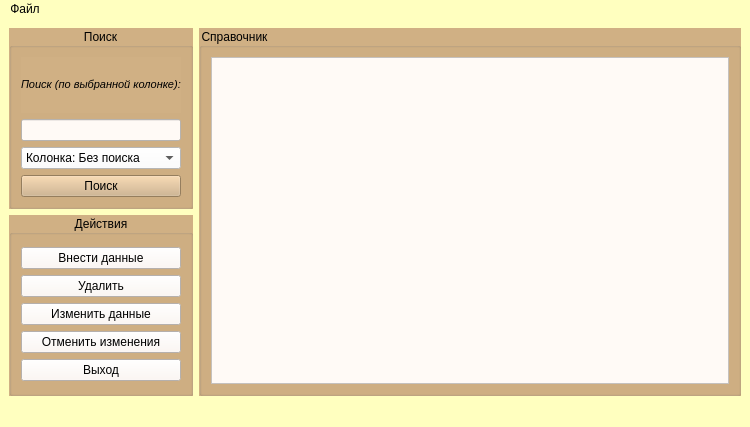
<?xml version="1.0" encoding="UTF-8"?>
<ui version="4.0">
 <class>MainWindow</class>
 <widget class="QMainWindow" name="MainWindow">
  <property name="geometry">
   <rect>
    <x>0</x>
    <y>0</y>
    <width>750</width>
    <height>427</height>
   </rect>
  </property>
  <property name="palette">
   <palette>
    <active>
     <colorrole role="Button">
      <brush brushstyle="SolidPattern">
       <color alpha="255">
        <red>255</red>
        <green>255</green>
        <blue>191</blue>
       </color>
      </brush>
     </colorrole>
     <colorrole role="Light">
      <brush brushstyle="SolidPattern">
       <color alpha="255">
        <red>255</red>
        <green>188</green>
        <blue>71</blue>
       </color>
      </brush>
     </colorrole>
     <colorrole role="Base">
      <brush brushstyle="SolidPattern">
       <color alpha="255">
        <red>255</red>
        <green>255</green>
        <blue>191</blue>
       </color>
      </brush>
     </colorrole>
     <colorrole role="Window">
      <brush brushstyle="SolidPattern">
       <color alpha="255">
        <red>255</red>
        <green>255</green>
        <blue>191</blue>
       </color>
      </brush>
     </colorrole>
    </active>
    <inactive>
     <colorrole role="Button">
      <brush brushstyle="SolidPattern">
       <color alpha="255">
        <red>255</red>
        <green>255</green>
        <blue>191</blue>
       </color>
      </brush>
     </colorrole>
     <colorrole role="Light">
      <brush brushstyle="SolidPattern">
       <color alpha="255">
        <red>255</red>
        <green>255</green>
        <blue>255</blue>
       </color>
      </brush>
     </colorrole>
     <colorrole role="Base">
      <brush brushstyle="SolidPattern">
       <color alpha="255">
        <red>255</red>
        <green>255</green>
        <blue>191</blue>
       </color>
      </brush>
     </colorrole>
     <colorrole role="Window">
      <brush brushstyle="SolidPattern">
       <color alpha="255">
        <red>255</red>
        <green>255</green>
        <blue>191</blue>
       </color>
      </brush>
     </colorrole>
    </inactive>
    <disabled>
     <colorrole role="Button">
      <brush brushstyle="SolidPattern">
       <color alpha="255">
        <red>255</red>
        <green>255</green>
        <blue>191</blue>
       </color>
      </brush>
     </colorrole>
     <colorrole role="Light">
      <brush brushstyle="SolidPattern">
       <color alpha="255">
        <red>255</red>
        <green>188</green>
        <blue>71</blue>
       </color>
      </brush>
     </colorrole>
     <colorrole role="Base">
      <brush brushstyle="SolidPattern">
       <color alpha="255">
        <red>255</red>
        <green>255</green>
        <blue>191</blue>
       </color>
      </brush>
     </colorrole>
     <colorrole role="Window">
      <brush brushstyle="SolidPattern">
       <color alpha="255">
        <red>255</red>
        <green>255</green>
        <blue>191</blue>
       </color>
      </brush>
     </colorrole>
    </disabled>
   </palette>
  </property>
  <property name="windowTitle">
   <string>Телефонная книга</string>
  </property>
  <property name="autoFillBackground">
   <bool>false</bool>
  </property>
  <property name="styleSheet">
   <string notr="true">background-color: rgb(255, 255, 191);</string>
  </property>
  <widget class="QWidget" name="centralwidget">
   <layout class="QGridLayout" name="gridLayout_5">
    <item row="0" column="0">
     <widget class="QGroupBox" name="groupBoxSort">
      <property name="palette">
       <palette>
        <active>
         <colorrole role="WindowText">
          <brush brushstyle="SolidPattern">
           <color alpha="255">
            <red>255</red>
            <green>255</green>
            <blue>255</blue>
           </color>
          </brush>
         </colorrole>
         <colorrole role="Button">
          <brush brushstyle="SolidPattern">
           <color alpha="255">
            <red>208</red>
            <green>176</green>
            <blue>132</blue>
           </color>
          </brush>
         </colorrole>
         <colorrole role="Base">
          <brush brushstyle="SolidPattern">
           <color alpha="255">
            <red>208</red>
            <green>176</green>
            <blue>132</blue>
           </color>
          </brush>
         </colorrole>
         <colorrole role="Window">
          <brush brushstyle="SolidPattern">
           <color alpha="255">
            <red>208</red>
            <green>176</green>
            <blue>132</blue>
           </color>
          </brush>
         </colorrole>
        </active>
        <inactive>
         <colorrole role="WindowText">
          <brush brushstyle="SolidPattern">
           <color alpha="255">
            <red>0</red>
            <green>0</green>
            <blue>0</blue>
           </color>
          </brush>
         </colorrole>
         <colorrole role="Button">
          <brush brushstyle="SolidPattern">
           <color alpha="255">
            <red>208</red>
            <green>176</green>
            <blue>132</blue>
           </color>
          </brush>
         </colorrole>
         <colorrole role="Base">
          <brush brushstyle="SolidPattern">
           <color alpha="255">
            <red>208</red>
            <green>176</green>
            <blue>132</blue>
           </color>
          </brush>
         </colorrole>
         <colorrole role="Window">
          <brush brushstyle="SolidPattern">
           <color alpha="255">
            <red>208</red>
            <green>176</green>
            <blue>132</blue>
           </color>
          </brush>
         </colorrole>
        </inactive>
        <disabled>
         <colorrole role="WindowText">
          <brush brushstyle="SolidPattern">
           <color alpha="255">
            <red>120</red>
            <green>120</green>
            <blue>120</blue>
           </color>
          </brush>
         </colorrole>
         <colorrole role="Button">
          <brush brushstyle="SolidPattern">
           <color alpha="255">
            <red>208</red>
            <green>176</green>
            <blue>132</blue>
           </color>
          </brush>
         </colorrole>
         <colorrole role="Base">
          <brush brushstyle="SolidPattern">
           <color alpha="255">
            <red>208</red>
            <green>176</green>
            <blue>132</blue>
           </color>
          </brush>
         </colorrole>
         <colorrole role="Window">
          <brush brushstyle="SolidPattern">
           <color alpha="255">
            <red>208</red>
            <green>176</green>
            <blue>132</blue>
           </color>
          </brush>
         </colorrole>
        </disabled>
       </palette>
      </property>
      <property name="styleSheet">
       <string notr="true">background-color: rgb(208, 176, 132);
font: 700 9pt &quot;Candara&quot;;</string>
      </property>
      <property name="title">
       <string>Поиск</string>
      </property>
      <property name="alignment">
       <set>Qt::AlignCenter</set>
      </property>
      <layout class="QGridLayout" name="gridLayout_8">
       <item row="0" column="0">
        <layout class="QGridLayout" name="gridLayout_7">
         <item row="3" column="1">
          <widget class="QPushButton" name="pushButtonSearch">
           <property name="styleSheet">
            <string notr="true">QPushButton{
	background-color: rgb(254, 247, 242);
}
QPushButton:pressed {
   
	background-color: rgb(226, 219, 169);
}
font: 700 9pt &quot;Candara&quot;;</string>
           </property>
           <property name="text">
            <string>Поиск</string>
           </property>
          </widget>
         </item>
         <item row="2" column="1">
          <widget class="QComboBox" name="comboBoxSearch">
           <property name="styleSheet">
            <string notr="true">background-color: rgb(255, 255, 255);</string>
           </property>
           <property name="currentText">
            <string comment="Колонка">Колонка: Без поиска</string>
           </property>
           <item>
            <property name="text">
             <string>Колонка: Без поиска</string>
            </property>
           </item>
           <item>
            <property name="text">
             <string>№</string>
            </property>
           </item>
           <item>
            <property name="text">
             <string>ФИО</string>
            </property>
           </item>
           <item>
            <property name="text">
             <string>e-mail@</string>
            </property>
           </item>
           <item>
            <property name="text">
             <string>День рождения</string>
            </property>
           </item>
           <item>
            <property name="text">
             <string>Дата внесения</string>
            </property>
           </item>
          </widget>
         </item>
         <item row="1" column="1">
          <widget class="QLineEdit" name="lineEditSearch">
           <property name="enabled">
            <bool>true</bool>
           </property>
           <property name="sizePolicy">
            <sizepolicy hsizetype="Minimum" vsizetype="Fixed">
             <horstretch>0</horstretch>
             <verstretch>0</verstretch>
            </sizepolicy>
           </property>
           <property name="styleSheet">
            <string notr="true">background-color: rgb(255, 250, 246);</string>
           </property>
          </widget>
         </item>
         <item row="0" column="1">
          <widget class="QLabel" name="labelSearch">
           <property name="palette">
            <palette>
             <active>
              <colorrole role="WindowText">
               <brush brushstyle="SolidPattern">
                <color alpha="255">
                 <red>255</red>
                 <green>255</green>
                 <blue>255</blue>
                </color>
               </brush>
              </colorrole>
              <colorrole role="Button">
               <brush brushstyle="SolidPattern">
                <color alpha="255">
                 <red>208</red>
                 <green>176</green>
                 <blue>132</blue>
                </color>
               </brush>
              </colorrole>
              <colorrole role="Base">
               <brush brushstyle="SolidPattern">
                <color alpha="255">
                 <red>208</red>
                 <green>176</green>
                 <blue>132</blue>
                </color>
               </brush>
              </colorrole>
              <colorrole role="Window">
               <brush brushstyle="SolidPattern">
                <color alpha="255">
                 <red>208</red>
                 <green>176</green>
                 <blue>132</blue>
                </color>
               </brush>
              </colorrole>
             </active>
             <inactive>
              <colorrole role="WindowText">
               <brush brushstyle="SolidPattern">
                <color alpha="255">
                 <red>0</red>
                 <green>0</green>
                 <blue>0</blue>
                </color>
               </brush>
              </colorrole>
              <colorrole role="Button">
               <brush brushstyle="SolidPattern">
                <color alpha="255">
                 <red>208</red>
                 <green>176</green>
                 <blue>132</blue>
                </color>
               </brush>
              </colorrole>
              <colorrole role="Base">
               <brush brushstyle="SolidPattern">
                <color alpha="255">
                 <red>208</red>
                 <green>176</green>
                 <blue>132</blue>
                </color>
               </brush>
              </colorrole>
              <colorrole role="Window">
               <brush brushstyle="SolidPattern">
                <color alpha="255">
                 <red>208</red>
                 <green>176</green>
                 <blue>132</blue>
                </color>
               </brush>
              </colorrole>
             </inactive>
             <disabled>
              <colorrole role="WindowText">
               <brush brushstyle="SolidPattern">
                <color alpha="255">
                 <red>120</red>
                 <green>120</green>
                 <blue>120</blue>
                </color>
               </brush>
              </colorrole>
              <colorrole role="Button">
               <brush brushstyle="SolidPattern">
                <color alpha="255">
                 <red>208</red>
                 <green>176</green>
                 <blue>132</blue>
                </color>
               </brush>
              </colorrole>
              <colorrole role="Base">
               <brush brushstyle="SolidPattern">
                <color alpha="255">
                 <red>208</red>
                 <green>176</green>
                 <blue>132</blue>
                </color>
               </brush>
              </colorrole>
              <colorrole role="Window">
               <brush brushstyle="SolidPattern">
                <color alpha="255">
                 <red>208</red>
                 <green>176</green>
                 <blue>132</blue>
                </color>
               </brush>
              </colorrole>
             </disabled>
            </palette>
           </property>
           <property name="text">
            <string>&lt;html&gt;&lt;head/&gt;&lt;body&gt;&lt;p&gt;&lt;span style=&quot; font-size:8pt; font-style:italic;&quot;&gt;Поиск (по выбранной колонке):&lt;/span&gt;&lt;/p&gt;&lt;/body&gt;&lt;/html&gt;</string>
           </property>
          </widget>
         </item>
        </layout>
       </item>
      </layout>
     </widget>
    </item>
    <item row="0" column="1" rowspan="2">
     <widget class="QGroupBox" name="groupBoxBook">
      <property name="sizePolicy">
       <sizepolicy hsizetype="Preferred" vsizetype="Preferred">
        <horstretch>0</horstretch>
        <verstretch>0</verstretch>
       </sizepolicy>
      </property>
      <property name="palette">
       <palette>
        <active>
         <colorrole role="WindowText">
          <brush brushstyle="SolidPattern">
           <color alpha="255">
            <red>255</red>
            <green>255</green>
            <blue>255</blue>
           </color>
          </brush>
         </colorrole>
         <colorrole role="Button">
          <brush brushstyle="SolidPattern">
           <color alpha="255">
            <red>208</red>
            <green>176</green>
            <blue>132</blue>
           </color>
          </brush>
         </colorrole>
         <colorrole role="Base">
          <brush brushstyle="SolidPattern">
           <color alpha="255">
            <red>208</red>
            <green>176</green>
            <blue>132</blue>
           </color>
          </brush>
         </colorrole>
         <colorrole role="Window">
          <brush brushstyle="SolidPattern">
           <color alpha="255">
            <red>208</red>
            <green>176</green>
            <blue>132</blue>
           </color>
          </brush>
         </colorrole>
        </active>
        <inactive>
         <colorrole role="WindowText">
          <brush brushstyle="SolidPattern">
           <color alpha="255">
            <red>0</red>
            <green>0</green>
            <blue>0</blue>
           </color>
          </brush>
         </colorrole>
         <colorrole role="Button">
          <brush brushstyle="SolidPattern">
           <color alpha="255">
            <red>208</red>
            <green>176</green>
            <blue>132</blue>
           </color>
          </brush>
         </colorrole>
         <colorrole role="Base">
          <brush brushstyle="SolidPattern">
           <color alpha="255">
            <red>208</red>
            <green>176</green>
            <blue>132</blue>
           </color>
          </brush>
         </colorrole>
         <colorrole role="Window">
          <brush brushstyle="SolidPattern">
           <color alpha="255">
            <red>208</red>
            <green>176</green>
            <blue>132</blue>
           </color>
          </brush>
         </colorrole>
        </inactive>
        <disabled>
         <colorrole role="WindowText">
          <brush brushstyle="SolidPattern">
           <color alpha="255">
            <red>120</red>
            <green>120</green>
            <blue>120</blue>
           </color>
          </brush>
         </colorrole>
         <colorrole role="Button">
          <brush brushstyle="SolidPattern">
           <color alpha="255">
            <red>208</red>
            <green>176</green>
            <blue>132</blue>
           </color>
          </brush>
         </colorrole>
         <colorrole role="Base">
          <brush brushstyle="SolidPattern">
           <color alpha="255">
            <red>208</red>
            <green>176</green>
            <blue>132</blue>
           </color>
          </brush>
         </colorrole>
         <colorrole role="Window">
          <brush brushstyle="SolidPattern">
           <color alpha="255">
            <red>208</red>
            <green>176</green>
            <blue>132</blue>
           </color>
          </brush>
         </colorrole>
        </disabled>
       </palette>
      </property>
      <property name="styleSheet">
       <string notr="true">background-color: rgb(208, 176, 132);
font: 700 9pt &quot;Candara&quot;;</string>
      </property>
      <property name="title">
       <string>Справочник</string>
      </property>
      <layout class="QGridLayout" name="gridLayout_4">
       <item row="0" column="0">
        <widget class="QTableView" name="tableViewDB">
         <property name="enabled">
          <bool>true</bool>
         </property>
         <property name="sizePolicy">
          <sizepolicy hsizetype="Expanding" vsizetype="Expanding">
           <horstretch>0</horstretch>
           <verstretch>0</verstretch>
          </sizepolicy>
         </property>
         <property name="styleSheet">
          <string notr="true">background-color: rgb(255, 250, 246);</string>
         </property>
         <property name="gridStyle">
          <enum>Qt::CustomDashLine</enum>
         </property>
        </widget>
       </item>
      </layout>
     </widget>
    </item>
    <item row="1" column="0">
     <widget class="QGroupBox" name="groupBoxActions">
      <property name="palette">
       <palette>
        <active>
         <colorrole role="WindowText">
          <brush brushstyle="SolidPattern">
           <color alpha="255">
            <red>255</red>
            <green>255</green>
            <blue>255</blue>
           </color>
          </brush>
         </colorrole>
         <colorrole role="Button">
          <brush brushstyle="SolidPattern">
           <color alpha="255">
            <red>208</red>
            <green>176</green>
            <blue>132</blue>
           </color>
          </brush>
         </colorrole>
         <colorrole role="Base">
          <brush brushstyle="SolidPattern">
           <color alpha="255">
            <red>208</red>
            <green>176</green>
            <blue>132</blue>
           </color>
          </brush>
         </colorrole>
         <colorrole role="Window">
          <brush brushstyle="SolidPattern">
           <color alpha="255">
            <red>208</red>
            <green>176</green>
            <blue>132</blue>
           </color>
          </brush>
         </colorrole>
        </active>
        <inactive>
         <colorrole role="WindowText">
          <brush brushstyle="SolidPattern">
           <color alpha="255">
            <red>0</red>
            <green>0</green>
            <blue>0</blue>
           </color>
          </brush>
         </colorrole>
         <colorrole role="Button">
          <brush brushstyle="SolidPattern">
           <color alpha="255">
            <red>208</red>
            <green>176</green>
            <blue>132</blue>
           </color>
          </brush>
         </colorrole>
         <colorrole role="Base">
          <brush brushstyle="SolidPattern">
           <color alpha="255">
            <red>208</red>
            <green>176</green>
            <blue>132</blue>
           </color>
          </brush>
         </colorrole>
         <colorrole role="Window">
          <brush brushstyle="SolidPattern">
           <color alpha="255">
            <red>208</red>
            <green>176</green>
            <blue>132</blue>
           </color>
          </brush>
         </colorrole>
        </inactive>
        <disabled>
         <colorrole role="WindowText">
          <brush brushstyle="SolidPattern">
           <color alpha="255">
            <red>120</red>
            <green>120</green>
            <blue>120</blue>
           </color>
          </brush>
         </colorrole>
         <colorrole role="Button">
          <brush brushstyle="SolidPattern">
           <color alpha="255">
            <red>208</red>
            <green>176</green>
            <blue>132</blue>
           </color>
          </brush>
         </colorrole>
         <colorrole role="Base">
          <brush brushstyle="SolidPattern">
           <color alpha="255">
            <red>208</red>
            <green>176</green>
            <blue>132</blue>
           </color>
          </brush>
         </colorrole>
         <colorrole role="Window">
          <brush brushstyle="SolidPattern">
           <color alpha="255">
            <red>208</red>
            <green>176</green>
            <blue>132</blue>
           </color>
          </brush>
         </colorrole>
        </disabled>
       </palette>
      </property>
      <property name="styleSheet">
       <string notr="true">background-color: rgb(208, 176, 132);
font: 700 9pt &quot;Candara&quot;;</string>
      </property>
      <property name="title">
       <string>Действия</string>
      </property>
      <property name="alignment">
       <set>Qt::AlignCenter</set>
      </property>
      <layout class="QGridLayout" name="gridLayout_6">
       <item row="0" column="0">
        <layout class="QVBoxLayout" name="verticalLayout_2">
         <item>
          <widget class="QPushButton" name="pushButton_Input">
           <property name="styleSheet">
            <string notr="true">QPushButton{
	background-color: rgb(254, 247, 242);
}
QPushButton:pressed {
   
	background-color: rgb(226, 219, 169);
}</string>
           </property>
           <property name="text">
            <string>Внести данные</string>
           </property>
          </widget>
         </item>
         <item>
          <widget class="QPushButton" name="pushButtonDelete">
           <property name="styleSheet">
            <string notr="true">QPushButton{
	background-color: rgb(254, 247, 242);
}
QPushButton:pressed {
   
	background-color: rgb(226, 219, 169);
}</string>
           </property>
           <property name="text">
            <string>Удалить</string>
           </property>
          </widget>
         </item>
         <item>
          <widget class="QPushButton" name="pushButtonChange">
           <property name="styleSheet">
            <string notr="true">QPushButton{
	background-color: rgb(254, 247, 242);
}
QPushButton:pressed {
   
	background-color: rgb(226, 219, 169);
}</string>
           </property>
           <property name="text">
            <string>Изменить данные</string>
           </property>
          </widget>
         </item>
         <item>
          <widget class="QPushButton" name="pushButtonCancelChange">
           <property name="styleSheet">
            <string notr="true">QPushButton{
	background-color: rgb(254, 247, 242);
}
QPushButton:pressed {
   
	background-color: rgb(226, 219, 169);
}</string>
           </property>
           <property name="text">
            <string>Отменить изменения</string>
           </property>
          </widget>
         </item>
         <item>
          <widget class="QPushButton" name="pushButtonExit">
           <property name="styleSheet">
            <string notr="true">QPushButton{
	background-color: rgb(254, 247, 242);
}
QPushButton:pressed {
   
	background-color: rgb(226, 219, 169);
}</string>
           </property>
           <property name="text">
            <string>Выход</string>
           </property>
          </widget>
         </item>
        </layout>
       </item>
      </layout>
     </widget>
    </item>
   </layout>
  </widget>
  <widget class="QMenuBar" name="menubar">
   <property name="geometry">
    <rect>
     <x>0</x>
     <y>0</y>
     <width>750</width>
     <height>22</height>
    </rect>
   </property>
   <widget class="QMenu" name="menu">
    <property name="title">
     <string>Файл</string>
    </property>
   </widget>
   <addaction name="menu"/>
  </widget>
  <widget class="QStatusBar" name="statusbar"/>
 </widget>
 <resources/>
 <connections>
  <connection>
   <sender>pushButtonExit</sender>
   <signal>clicked()</signal>
   <receiver>MainWindow</receiver>
   <slot>close()</slot>
   <hints>
    <hint type="sourcelabel">
     <x>72</x>
     <y>279</y>
    </hint>
    <hint type="destinationlabel">
     <x>177</x>
     <y>305</y>
    </hint>
   </hints>
  </connection>
 </connections>
</ui>
